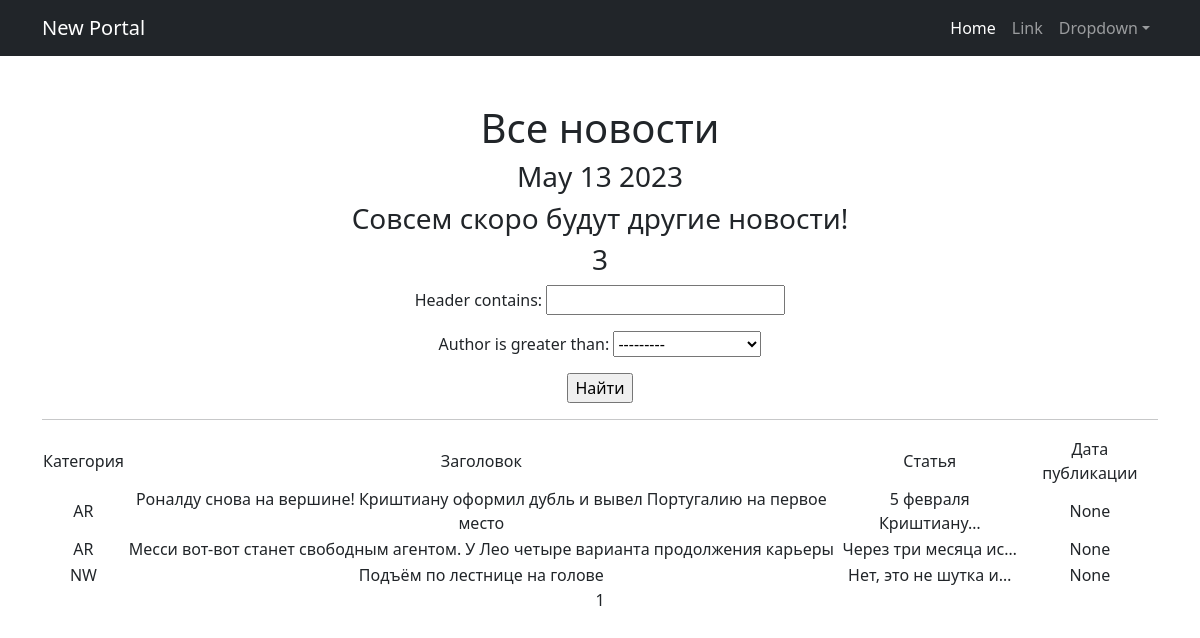
/posts/, run on the app's committed database.
### news/models.py (models this page shows, shortened)
class Post(models.Model):
    article = 'AR'
    news = 'NW'
    POST_TYPES = [
        (article, 'статья'),
        (news, 'новость'),
    ]
    author = models.ForeignKey(Author, on_delete = models.CASCADE)
    choice = models.CharField(choices = POST_TYPES, max_length = 2)
    time_post = models.DateTimeField(auto_now_add = True)
    category = models.ManyToManyField(Category, through = 'PostCategory', related_name = 'posts')
    header = models.CharField(max_length = 255)
    text = models.TextField()
    rating_post = models.IntegerField(default = 0)

### news/views.py (the view)
# urls.py: path('', PostsList.as_view(), name='post_list'),
class PostsList(ListView):
    model = Post
    ordering = 'choice'
    template_name = 'posts.html'
    context_object_name = 'posts'
    paginate_by = 3
    def get_queryset(self):
        queryset = super().get_queryset()
        self.filterset = PostFilter(self.request.GET, queryset)
        return self.filterset.qs
    def get_context_data(self, **kwargs):
        context = super().get_context_data(**kwargs)
        context['time_now'] = datetime.utcnow()
        context['next_sale'] = None
        context['filterset'] = self.filterset
        return context

### news/templatetags/censor.py (called while the page is built)
@register.filter()
def censor(value):
    for word in bad_words:
        if word in value:
            censor_word = ''.join(['*' for word in range(len(word))])
            value = value.replace(word, censor_word)
    return value

### news/templatetags/custom_tags.py (called while the page is built)
@register.simple_tag()
def current_time(format_string = '%b %d %Y'):
    return datetime.utcnow().strftime(format_string)

### templates/posts.html (shortened to what this page needs)
{% extends 'flatpages/default.html' %}
{% load custom_filters %}
{% load custom_tags %}
{% load censor %}
{% block content %}
    <h1>Все новости</h1>
    <h3>{% current_time '%b %d %Y' %}</h3>
    <h3>{{ next_sale|default_if_none:'Совсем скоро будут другие новости!' }}</h3>
    <h3>{{ posts|length }}</h3>
    <form action="" method="get">
        {{ filterset.form.as_p }}
        <input type="submit" value="Найти" />
    </form>
    <hr>
    {% if posts %}
        <table>
            <tr>
                <td>Категория</td>
                <td>Заголовок</td>
                <td>Статья</td>
                <td>Дата публикации</td>
            </tr>
            {% for post in posts %}
            <tr>
                <td>{{ post.choice }}</td>
                <td>{{ post.header|censor }}</td>
                <td>{{ post.text|truncatechars:20|censor }}</td>
                <td>{{ post.time_post }}</td>
            </tr>
            {% endfor %}
        </table>
    {% else %}
        <h2>Новостей нет!</h2>
    {% endif %}
    {{ page_obj.number }}
{% endblock content %}

### templates/flatpages/default.html (shortened to what this page needs)
<!DOCTYPE html>
<html lang="en">
    <head>
        {% load static %}
        <link href="{% static 'css/styles.css' %}" rel="stylesheet" />
    </head>
    <body>
        <nav class="navbar navbar-expand-lg navbar-dark bg-dark">
            <div class="container">
                <a class="navbar-brand" href="#">New Portal</a>
                <div class="collapse navbar-collapse" id="navbarSupportedContent">
                    <ul class="navbar-nav ms-auto mb-2 mb-lg-0">
                        <li class="nav-item"><a class="nav-link active" aria-current="page" href="#">Home</a></li>
                        <li class="nav-item"><a class="nav-link" href="#">Link</a></li>
                        <li class="nav-item dropdown">
                            <a class="nav-link dropdown-toggle" id="navbarDropdown" href="#" role="button" data-bs-toggle="dropdown" aria-expanded="false">Dropdown</a>
                        </li>
                    </ul>
                </div>
            </div>
        </nav>
        <div class="container">
            <div class="text-center mt-5">
                {% block content %}{% endblock content %}
            </div>
        </div>
    </body>
</html>

### data on the page
Post: choice "AR", header|censor "Роналду снова на вершине! Криштиану оформил дубль и вывел Португалию на первое место", text|censor "5 февраля Криштиану…", time_post "None"
Post: choice "AR", header|censor "Месси вот-вот станет свободным агентом. У Лео четыре варианта продолжения карьеры", text|censor "Через три месяца ис…", time_post "None"
Post: choice "NW", header|censor "Подъём по лестнице на голове", text|censor "Нет, это не шутка и…", time_post "None"

### other printed values
{{ next_sale|default_if_none:'Совсем скоро будут другие новости!' }} "Совсем скоро будут другие новости!"
{{ posts|length }} "3"
{{ page_obj.number }} "1"
